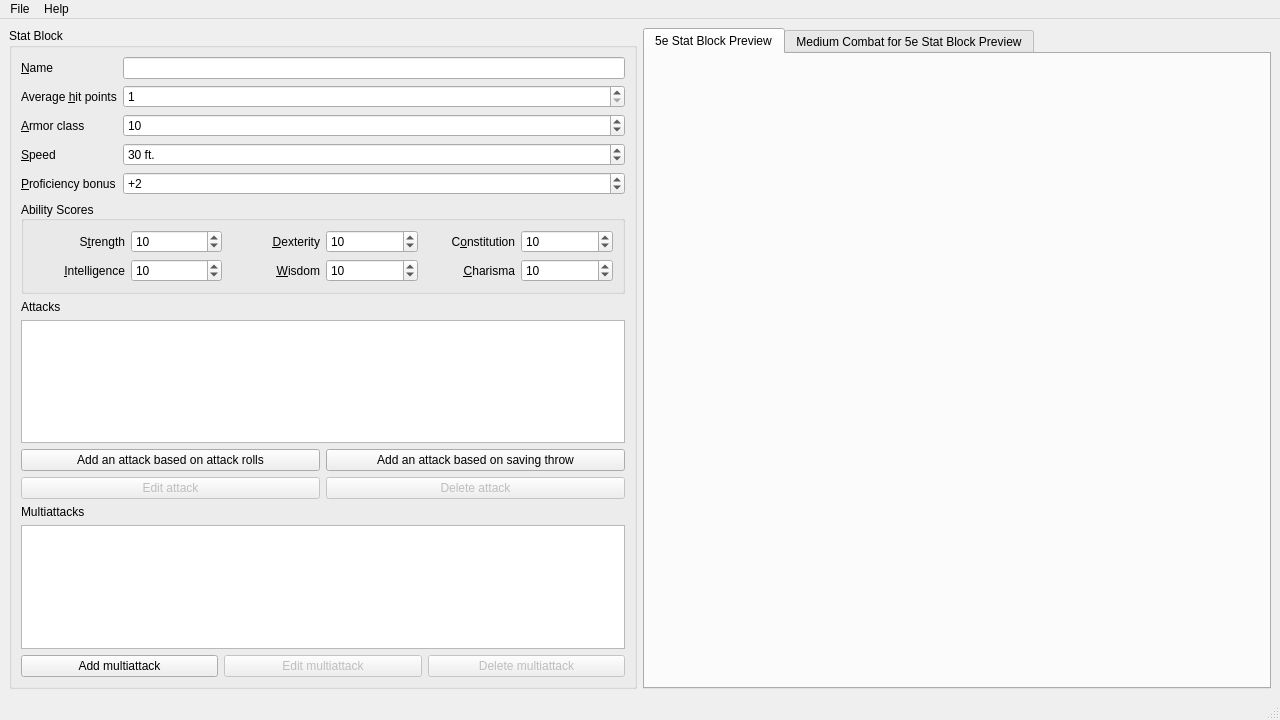
<?xml version="1.0" encoding="UTF-8"?>
<ui version="4.0">
 <class>MainWindow</class>
 <widget class="QMainWindow" name="MainWindow">
  <property name="geometry">
   <rect>
    <x>0</x>
    <y>0</y>
    <width>1280</width>
    <height>720</height>
   </rect>
  </property>
  <property name="windowTitle">
   <string>Medium Scale Combat for 5e Datasheet Generator</string>
  </property>
  <widget class="QWidget" name="centralwidget">
   <layout class="QHBoxLayout" name="horizontalLayout_2">
    <item>
     <layout class="QHBoxLayout" name="horizontalLayout">
      <item>
       <widget class="QGroupBox" name="statBlockWidget_2">
        <property name="title">
         <string>Stat Block</string>
        </property>
        <layout class="QVBoxLayout" name="statBlockWidget">
         <item>
          <layout class="QFormLayout" name="baseStatsWidget">
           <item row="0" column="0">
            <widget class="QLabel" name="nameLabel">
             <property name="text">
              <string>&amp;Name</string>
             </property>
             <property name="buddy">
              <cstring>nameInput</cstring>
             </property>
            </widget>
           </item>
           <item row="0" column="1">
            <widget class="QLineEdit" name="nameInput">
             <property name="text">
              <string/>
             </property>
             <property name="maxLength">
              <number>128</number>
             </property>
             <property name="frame">
              <bool>true</bool>
             </property>
             <property name="placeholderText">
              <string/>
             </property>
             <property name="clearButtonEnabled">
              <bool>true</bool>
             </property>
            </widget>
           </item>
           <item row="1" column="0">
            <widget class="QLabel" name="hpLabel">
             <property name="text">
              <string>Average &amp;hit points</string>
             </property>
             <property name="buddy">
              <cstring>hpBox</cstring>
             </property>
            </widget>
           </item>
           <item row="1" column="1">
            <widget class="QSpinBox" name="hpBox">
             <property name="minimum">
              <number>1</number>
             </property>
             <property name="maximum">
              <number>9999</number>
             </property>
            </widget>
           </item>
           <item row="2" column="0">
            <widget class="QLabel" name="acLabel">
             <property name="text">
              <string>&amp;Armor class</string>
             </property>
             <property name="buddy">
              <cstring>acBox</cstring>
             </property>
            </widget>
           </item>
           <item row="2" column="1">
            <widget class="QSpinBox" name="acBox">
             <property name="minimum">
              <number>1</number>
             </property>
             <property name="maximum">
              <number>30</number>
             </property>
             <property name="value">
              <number>10</number>
             </property>
            </widget>
           </item>
           <item row="3" column="0">
            <widget class="QLabel" name="speedLabel">
             <property name="text">
              <string>&amp;Speed</string>
             </property>
             <property name="buddy">
              <cstring>speedBox</cstring>
             </property>
            </widget>
           </item>
           <item row="3" column="1">
            <widget class="QSpinBox" name="speedBox">
             <property name="suffix">
              <string> ft.</string>
             </property>
             <property name="minimum">
              <number>1</number>
             </property>
             <property name="maximum">
              <number>999</number>
             </property>
             <property name="value">
              <number>30</number>
             </property>
            </widget>
           </item>
           <item row="4" column="0">
            <widget class="QLabel" name="profLabel">
             <property name="text">
              <string>&amp;Proficiency bonus</string>
             </property>
             <property name="buddy">
              <cstring>profBox</cstring>
             </property>
            </widget>
           </item>
           <item row="4" column="1">
            <widget class="QSpinBox" name="profBox">
             <property name="prefix">
              <string>+</string>
             </property>
             <property name="maximum">
              <number>20</number>
             </property>
             <property name="value">
              <number>2</number>
             </property>
            </widget>
           </item>
          </layout>
         </item>
         <item>
          <widget class="QGroupBox" name="abilityScoresWidget">
           <property name="title">
            <string>Ability Scores</string>
           </property>
           <property name="alignment">
            <set>Qt::AlignLeading|Qt::AlignLeft|Qt::AlignVCenter</set>
           </property>
           <property name="flat">
            <bool>false</bool>
           </property>
           <property name="checkable">
            <bool>false</bool>
           </property>
           <property name="checked">
            <bool>false</bool>
           </property>
           <layout class="QGridLayout" name="gridLayout">
            <item row="1" column="1">
             <widget class="QSpinBox" name="intBox">
              <property name="minimum">
               <number>1</number>
              </property>
              <property name="maximum">
               <number>30</number>
              </property>
              <property name="value">
               <number>10</number>
              </property>
             </widget>
            </item>
            <item row="0" column="3">
             <widget class="QSpinBox" name="dexBox">
              <property name="minimum">
               <number>1</number>
              </property>
              <property name="maximum">
               <number>30</number>
              </property>
              <property name="value">
               <number>10</number>
              </property>
             </widget>
            </item>
            <item row="0" column="1">
             <widget class="QSpinBox" name="strBox">
              <property name="wrapping">
               <bool>false</bool>
              </property>
              <property name="buttonSymbols">
               <enum>QAbstractSpinBox::UpDownArrows</enum>
              </property>
              <property name="minimum">
               <number>1</number>
              </property>
              <property name="maximum">
               <number>30</number>
              </property>
              <property name="value">
               <number>10</number>
              </property>
             </widget>
            </item>
            <item row="1" column="0">
             <widget class="QLabel" name="intLabel">
              <property name="text">
               <string>&amp;Intelligence</string>
              </property>
              <property name="alignment">
               <set>Qt::AlignRight|Qt::AlignTrailing|Qt::AlignVCenter</set>
              </property>
              <property name="buddy">
               <cstring>intBox</cstring>
              </property>
             </widget>
            </item>
            <item row="1" column="2">
             <widget class="QLabel" name="wisLabel">
              <property name="text">
               <string>&amp;Wisdom</string>
              </property>
              <property name="alignment">
               <set>Qt::AlignRight|Qt::AlignTrailing|Qt::AlignVCenter</set>
              </property>
              <property name="buddy">
               <cstring>wisBox</cstring>
              </property>
             </widget>
            </item>
            <item row="0" column="5">
             <widget class="QSpinBox" name="conBox">
              <property name="minimum">
               <number>1</number>
              </property>
              <property name="maximum">
               <number>30</number>
              </property>
              <property name="value">
               <number>10</number>
              </property>
             </widget>
            </item>
            <item row="0" column="2">
             <widget class="QLabel" name="dexLabel">
              <property name="text">
               <string>&amp;Dexterity</string>
              </property>
              <property name="alignment">
               <set>Qt::AlignRight|Qt::AlignTrailing|Qt::AlignVCenter</set>
              </property>
              <property name="buddy">
               <cstring>dexBox</cstring>
              </property>
             </widget>
            </item>
            <item row="1" column="3">
             <widget class="QSpinBox" name="wisBox">
              <property name="suffix">
               <string/>
              </property>
              <property name="minimum">
               <number>1</number>
              </property>
              <property name="maximum">
               <number>30</number>
              </property>
              <property name="value">
               <number>10</number>
              </property>
             </widget>
            </item>
            <item row="0" column="0">
             <widget class="QLabel" name="strLabel">
              <property name="text">
               <string>S&amp;trength</string>
              </property>
              <property name="alignment">
               <set>Qt::AlignRight|Qt::AlignTrailing|Qt::AlignVCenter</set>
              </property>
              <property name="buddy">
               <cstring>strBox</cstring>
              </property>
             </widget>
            </item>
            <item row="1" column="4">
             <widget class="QLabel" name="chaLabel">
              <property name="text">
               <string>&amp;Charisma</string>
              </property>
              <property name="alignment">
               <set>Qt::AlignRight|Qt::AlignTrailing|Qt::AlignVCenter</set>
              </property>
              <property name="buddy">
               <cstring>chaBox</cstring>
              </property>
             </widget>
            </item>
            <item row="1" column="5">
             <widget class="QSpinBox" name="chaBox">
              <property name="minimum">
               <number>1</number>
              </property>
              <property name="maximum">
               <number>30</number>
              </property>
              <property name="value">
               <number>10</number>
              </property>
             </widget>
            </item>
            <item row="0" column="4">
             <widget class="QLabel" name="conLabel">
              <property name="text">
               <string>C&amp;onstitution</string>
              </property>
              <property name="alignment">
               <set>Qt::AlignRight|Qt::AlignTrailing|Qt::AlignVCenter</set>
              </property>
              <property name="buddy">
               <cstring>conBox</cstring>
              </property>
             </widget>
            </item>
           </layout>
          </widget>
         </item>
         <item>
          <widget class="QLabel" name="attackLabel">
           <property name="text">
            <string>Attacks</string>
           </property>
          </widget>
         </item>
         <item>
          <widget class="QListView" name="attacksListView">
           <property name="alternatingRowColors">
            <bool>true</bool>
           </property>
           <property name="selectionMode">
            <enum>QAbstractItemView::SingleSelection</enum>
           </property>
          </widget>
         </item>
         <item>
          <layout class="QGridLayout" name="attackButtonsLayout">
           <item row="0" column="1">
            <widget class="QPushButton" name="addSaveAttackButton">
             <property name="text">
              <string>Add an attack based on saving throw</string>
             </property>
            </widget>
           </item>
           <item row="1" column="1">
            <widget class="QPushButton" name="deleteAttackButton">
             <property name="enabled">
              <bool>false</bool>
             </property>
             <property name="text">
              <string>Delete attack</string>
             </property>
            </widget>
           </item>
           <item row="0" column="0">
            <widget class="QPushButton" name="addRollAttackButton">
             <property name="text">
              <string>Add an attack based on attack rolls</string>
             </property>
             <property name="autoDefault">
              <bool>false</bool>
             </property>
             <property name="flat">
              <bool>false</bool>
             </property>
            </widget>
           </item>
           <item row="1" column="0">
            <widget class="QPushButton" name="editAttackButton">
             <property name="enabled">
              <bool>false</bool>
             </property>
             <property name="text">
              <string>Edit attack</string>
             </property>
            </widget>
           </item>
          </layout>
         </item>
         <item>
          <widget class="QLabel" name="multiattackLabel">
           <property name="text">
            <string>Multiattacks</string>
           </property>
          </widget>
         </item>
         <item>
          <widget class="QListView" name="multiattackListView">
           <property name="alternatingRowColors">
            <bool>true</bool>
           </property>
           <property name="selectionMode">
            <enum>QAbstractItemView::SingleSelection</enum>
           </property>
          </widget>
         </item>
         <item>
          <layout class="QHBoxLayout" name="multiattackButtonsLayout">
           <item>
            <widget class="QPushButton" name="addMultiattackButton">
             <property name="text">
              <string>Add multiattack</string>
             </property>
            </widget>
           </item>
           <item>
            <widget class="QPushButton" name="editMultiattackButton">
             <property name="enabled">
              <bool>false</bool>
             </property>
             <property name="text">
              <string>Edit multiattack</string>
             </property>
            </widget>
           </item>
           <item>
            <widget class="QPushButton" name="deleteMultiattackButton">
             <property name="enabled">
              <bool>false</bool>
             </property>
             <property name="text">
              <string>Delete multiattack</string>
             </property>
            </widget>
           </item>
          </layout>
         </item>
        </layout>
       </widget>
      </item>
      <item>
       <widget class="QTabWidget" name="previewsWidget">
        <property name="tabPosition">
         <enum>QTabWidget::North</enum>
        </property>
        <property name="tabShape">
         <enum>QTabWidget::Rounded</enum>
        </property>
        <property name="currentIndex">
         <number>0</number>
        </property>
        <property name="elideMode">
         <enum>Qt::ElideNone</enum>
        </property>
        <property name="tabsClosable">
         <bool>false</bool>
        </property>
        <property name="tabBarAutoHide">
         <bool>false</bool>
        </property>
        <widget class="QWidget" name="srdPreviewWidget">
         <attribute name="title">
          <string>5e Stat Block Preview</string>
         </attribute>
         <layout class="QHBoxLayout" name="horizontalLayout_3">
          <item>
           <widget class="MplCanvas" name="srdPreviewPlot" native="true"/>
          </item>
         </layout>
        </widget>
        <widget class="QWidget" name="mediumScaleCombatPreviewWidget">
         <attribute name="title">
          <string>Medium Combat for 5e Stat Block Preview</string>
         </attribute>
         <layout class="QHBoxLayout" name="horizontalLayout_4">
          <item>
           <widget class="MplCanvas" name="mediumScalePreviewPlot" native="true"/>
          </item>
         </layout>
        </widget>
       </widget>
      </item>
     </layout>
    </item>
   </layout>
  </widget>
  <widget class="QMenuBar" name="menubar">
   <property name="geometry">
    <rect>
     <x>0</x>
     <y>0</y>
     <width>1280</width>
     <height>21</height>
    </rect>
   </property>
   <widget class="QMenu" name="menuFile">
    <property name="title">
     <string>File</string>
    </property>
    <property name="separatorsCollapsible">
     <bool>false</bool>
    </property>
    <addaction name="actionNew"/>
    <addaction name="actionOpen"/>
    <addaction name="separator"/>
    <addaction name="actionSave"/>
    <addaction name="actionSave_as"/>
    <addaction name="actionExportDatasheet"/>
    <addaction name="separator"/>
    <addaction name="actionExit"/>
   </widget>
   <widget class="QMenu" name="menuHelp">
    <property name="title">
     <string>Help</string>
    </property>
   </widget>
   <addaction name="menuFile"/>
   <addaction name="menuHelp"/>
  </widget>
  <widget class="QStatusBar" name="statusbar"/>
  <action name="actionNew">
   <property name="enabled">
    <bool>true</bool>
   </property>
   <property name="text">
    <string>New</string>
   </property>
   <property name="shortcut">
    <string>Ctrl+N</string>
   </property>
   <property name="iconVisibleInMenu">
    <bool>true</bool>
   </property>
   <property name="shortcutVisibleInContextMenu">
    <bool>true</bool>
   </property>
  </action>
  <action name="actionOpen">
   <property name="enabled">
    <bool>true</bool>
   </property>
   <property name="text">
    <string>Open</string>
   </property>
   <property name="shortcut">
    <string>Ctrl+O</string>
   </property>
   <property name="iconVisibleInMenu">
    <bool>true</bool>
   </property>
   <property name="shortcutVisibleInContextMenu">
    <bool>true</bool>
   </property>
  </action>
  <action name="actionSave">
   <property name="text">
    <string>Save</string>
   </property>
   <property name="shortcut">
    <string>Ctrl+S</string>
   </property>
   <property name="iconVisibleInMenu">
    <bool>true</bool>
   </property>
   <property name="shortcutVisibleInContextMenu">
    <bool>true</bool>
   </property>
  </action>
  <action name="actionSave_as">
   <property name="text">
    <string>Save as...</string>
   </property>
   <property name="iconVisibleInMenu">
    <bool>true</bool>
   </property>
   <property name="shortcutVisibleInContextMenu">
    <bool>true</bool>
   </property>
  </action>
  <action name="actionExit">
   <property name="text">
    <string>Exit</string>
   </property>
   <property name="menuRole">
    <enum>QAction::QuitRole</enum>
   </property>
   <property name="iconVisibleInMenu">
    <bool>true</bool>
   </property>
   <property name="shortcutVisibleInContextMenu">
    <bool>true</bool>
   </property>
  </action>
  <action name="actionExportDatasheet">
   <property name="text">
    <string>Export datasheet</string>
   </property>
   <property name="toolTip">
    <string>Export datasheet</string>
   </property>
   <property name="shortcut">
    <string>Ctrl+E</string>
   </property>
   <property name="iconVisibleInMenu">
    <bool>true</bool>
   </property>
   <property name="shortcutVisibleInContextMenu">
    <bool>true</bool>
   </property>
  </action>
 </widget>
 <customwidgets>
  <customwidget>
   <class>MplCanvas</class>
   <extends>QWidget</extends>
   <header>custom_ui.matplotlib</header>
   <container>1</container>
  </customwidget>
 </customwidgets>
 <tabstops>
  <tabstop>nameInput</tabstop>
  <tabstop>hpBox</tabstop>
  <tabstop>acBox</tabstop>
  <tabstop>speedBox</tabstop>
  <tabstop>profBox</tabstop>
  <tabstop>strBox</tabstop>
  <tabstop>dexBox</tabstop>
  <tabstop>conBox</tabstop>
  <tabstop>intBox</tabstop>
  <tabstop>wisBox</tabstop>
  <tabstop>chaBox</tabstop>
  <tabstop>attacksListView</tabstop>
  <tabstop>addRollAttackButton</tabstop>
  <tabstop>addSaveAttackButton</tabstop>
  <tabstop>editAttackButton</tabstop>
  <tabstop>deleteAttackButton</tabstop>
  <tabstop>multiattackListView</tabstop>
  <tabstop>addMultiattackButton</tabstop>
  <tabstop>editMultiattackButton</tabstop>
  <tabstop>deleteMultiattackButton</tabstop>
  <tabstop>previewsWidget</tabstop>
 </tabstops>
 <resources/>
 <connections/>
</ui>
